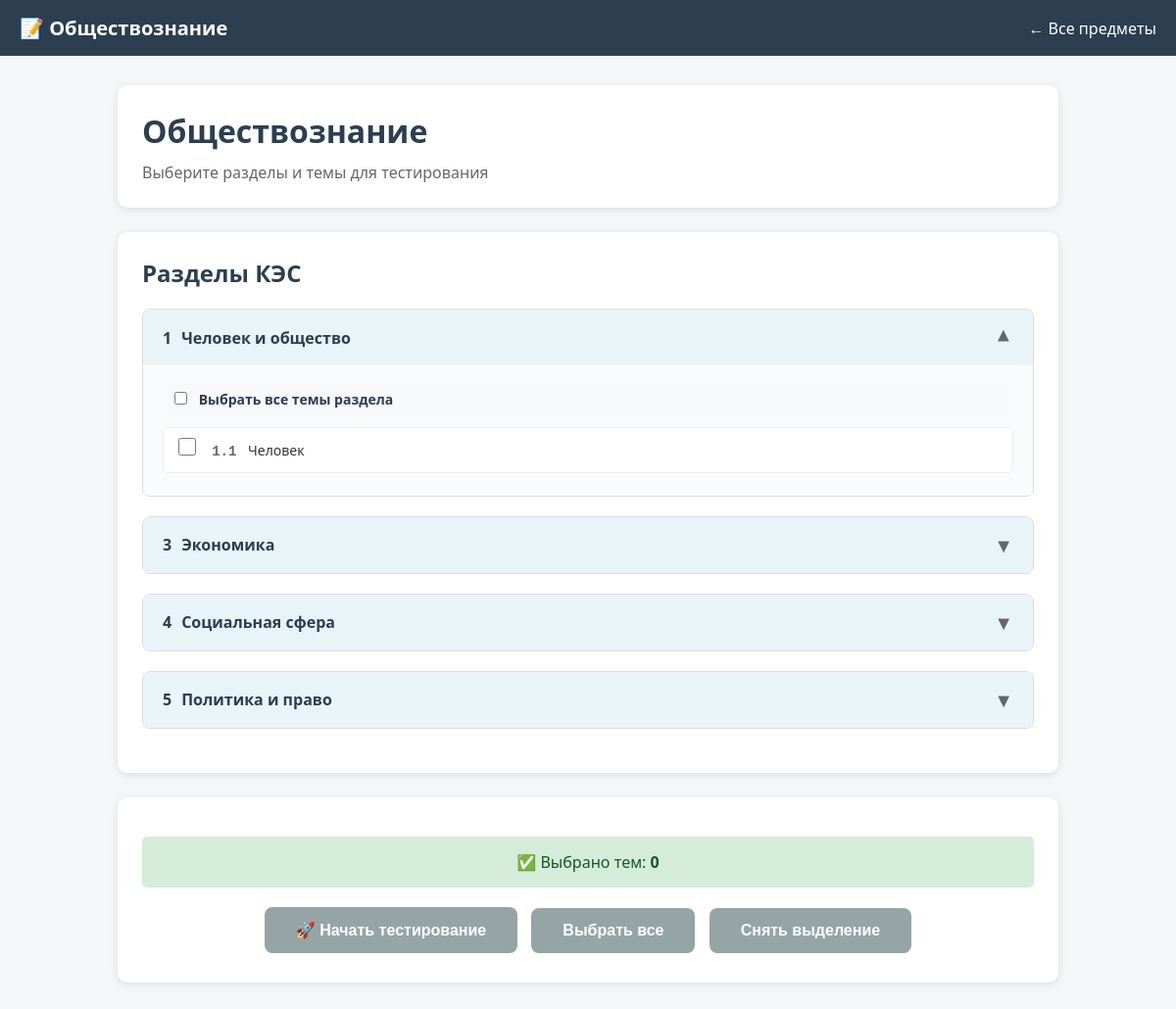
The page /topics/4 (signed in) on the database its author committed.
### tables this page shows
CREATE TABLE subjects (
            id INTEGER PRIMARY KEY,
            name TEXT UNIQUE NOT NULL
        );

CREATE TABLE sections (
            id INTEGER PRIMARY KEY AUTOINCREMENT,
            subject_id INTEGER NOT NULL,
            name TEXT NOT NULL,
            section_code TEXT,
            FOREIGN KEY(subject_id) REFERENCES subjects(id)
        );

CREATE TABLE tasks (
            id INTEGER PRIMARY KEY AUTOINCREMENT,
            subject_id INTEGER NOT NULL,
            section_id INTEGER,
            fipi_code TEXT,
            topic_name TEXT,
            difficulty TEXT,
            question_text TEXT NOT NULL,
            options_json TEXT,
            correct_answer TEXT NOT NULL,
            solution_text TEXT,
            FOREIGN KEY(subject_id) REFERENCES subjects(id),
            FOREIGN KEY(section_id) REFERENCES sections(id)
        );

### main.py (the view)
@app.route('/topics/<int:subject_id>')
@login_required
def topics_page(subject_id):
    conn = get_db()
    subject = conn.execute('SELECT * FROM subjects WHERE id = ?', (subject_id,)).fetchone()
    sections = conn.execute('SELECT * FROM sections WHERE subject_id = ? ORDER BY section_code',
                            (subject_id,)).fetchall()
    tasks = conn.execute('SELECT DISTINCT fipi_code, topic_name FROM tasks WHERE subject_id = ?',
                         (subject_id,)).fetchall()
    conn.close()
    return render_template('topics.html', subject=subject, sections=sections, tasks=tasks, username=session['username'])

### main.py (called while the page is built)
def get_db():
    conn = sqlite3.connect(DB_PATH)
    conn.row_factory = sqlite3.Row
    conn.execute("PRAGMA foreign_keys = ON;")
    return conn

def login_required(f):
    @wraps(f)
    def decorated(*args, **kwargs):
        if 'username' not in session:
            flash('Пожалуйста, войдите в систему', 'warning')
            return redirect(url_for('index'))
        return f(*args, **kwargs)
    return decorated

### templates/topics.html (shortened to what this page needs)
<!DOCTYPE html>
<html lang="ru">
<head>
</head>
<body>
    <header>
        <div class="title">📝 {{ subject.name }}</div>
        <a href="/subjects" class="back-link">← Все предметы</a>
    </header>
    <div class="container">
        <div class="subject-header">
            <h1>{{ subject.name }}</h1>
            <p style="color: #666;">Выберите разделы и темы для тестирования</p>
        </div>
        <form id="topicsForm">
            <div class="sections-container">
                <h2 style="margin-bottom: 20px; color: #2c3e50;">Разделы КЭС</h2>
                {% for section in sections %}
                <div class="section-item" id="section_block_{{ section.id }}">
                    <div class="section-header" onclick="toggleSection({{ section.id }})">
                        <div class="section-title">
                            <span>{{ section.section_code }}</span>
                            <span>{{ section.name }}</span>
                        </div>
                        <span class="section-toggle">▼</span>
                    </div>
                    <div class="topics-list" id="topics_{{ section.id }}">
                        <div class="select-all-section">
                            <label>
                                <input type="checkbox" onchange="toggleAllTopics({{ section.id }}, this.checked)">
                                Выбрать все темы раздела
                            </label>
                        </div>
                        {% for task in tasks if task.fipi_code and task.fipi_code.startswith(section.section_code + '.') %}
                        <div class="topic-item">
                            <input type="checkbox"
                                   id="topic_{{ task.fipi_code }}"
                                   name="topics"
                                   value="{{ task.fipi_code }}"
                                   class="topic-checkbox"
                                   data-section="{{ section.id }}"
                                   onchange="updateCount()">
                            <label for="topic_{{ task.fipi_code }}">
                                <span class="topic-code">{{ task.fipi_code }}</span>
                                {{ task.topic_name or 'Тема ' + task.fipi_code }}
                            </label>
                        </div>
                        {% else %}
                        <div style="color: #999; padding: 10px; font-style: italic;">
                            По этому разделу пока нет заданий
                        </div>
                        {% endfor %}
                    </div>
                </div>
                {% endfor %}
            </div>
            <div class="controls">
                <div class="selected-info">
                    ✅ Выбрано тем: <strong id="countSelected">0</strong>
                </div>
                <button type="button" class="btn" onclick="startTest()" id="startBtn" disabled>
                    🚀 Начать тестирование
                </button>
                <button type="button" class="btn btn-secondary" onclick="selectAll()">
                    Выбрать все
                </button>
                <button type="button" class="btn btn-secondary" onclick="deselectAll()">
                    Снять выделение
                </button>
            </div>
        </form>
    </div>
</body>
</html>

### templates/topics.html (style rules this page uses)
* { box-sizing: border-box; margin: 0; padding: 0; }
body { font-family: 'Segoe UI', Arial, sans-serif; background: #f4f6f8; }
header { background: #2c3e50; color: white; padding: 15px 20px; display: flex; justify-content: space-between; align-items: center; }
.title { font-size: 20px; font-weight: 600; }
.back-link { color: white; text-decoration: none; }
.container { max-width: 1000px; margin: 0 auto; padding: 30px 20px; }
.subject-header { background: white; padding: 25px; border-radius: 10px; margin-bottom: 25px; box-shadow: 0 2px 8px rgba(0,0,0,0.1); }
.subject-header h1 { color: #2c3e50; margin-bottom: 10px; }
.sections-container { background: white; border-radius: 10px; padding: 25px; margin-bottom: 25px; box-shadow: 0 2px 8px rgba(0,0,0,0.1); }
.section-item { margin-bottom: 20px; border: 1px solid #ddd; border-radius: 8px; overflow: hidden; }
.section-header { background: #e8f4f8; padding: 15px 20px; cursor: pointer; display: flex; justify-content: space-between; align-items: center; transition: background 0.2s; }
.section-title { font-size: 16px; font-weight: 600; color: #2c3e50; display: flex; align-items: center; gap: 10px; }
.section-toggle { font-size: 20px; color: #666; transition: transform 0.3s; }
.section-item.open .section-toggle { transform: rotate(180deg); }
.topics-list { display: none; padding: 15px 20px; background: #fafbfc; }
.section-item.open .topics-list { display: block; }
.topic-item { margin: 8px 0; padding: 10px 15px; background: white; border-radius: 5px; border: 1px solid #eee; transition: all 0.2s; }
.topic-item input[type="checkbox"] { margin-right: 12px; width: 18px; height: 18px; cursor: pointer; }
.topic-item label { cursor: pointer; color: #333; font-size: 14px; line-height: 1.4; }
.topic-code { color: #666; font-weight: 600; margin-right: 8px; font-family: monospace; }
.controls { background: white; padding: 25px; border-radius: 10px; box-shadow: 0 2px 8px rgba(0,0,0,0.1); text-align: center; position: sticky; bottom: 20px; }
.selected-info { margin: 15px 0; padding: 15px; background: #d4edda; border-radius: 5px; color: #155724; font-size: 16px; }
.btn { padding: 14px 32px; background: #2c3e50; color: white; border: none; border-radius: 8px; font-size: 16px; font-weight: 600; cursor: pointer; transition: background 0.2s; margin: 5px; }
.btn:disabled { background: #95a5a6; cursor: not-allowed; }
.btn-secondary { background: #95a5a6; }
.select-all-section { margin-bottom: 10px; padding: 8px 12px; background: #f8f9fa; border-radius: 5px; }
.select-all-section label { cursor: pointer; font-weight: 600; color: #2c3e50; font-size: 14px; }
.select-all-section input { margin-right: 8px; }

### rows shown on the page
subjects: name "Обществознание"
sections: section_code "1", name "Человек и общество"
tasks: fipi_code "1.1", topic_name "Человек"
sections: section_code "3", name "Экономика"
sections: section_code "4", name "Социальная сфера"
sections: section_code "5", name "Политика и право"
